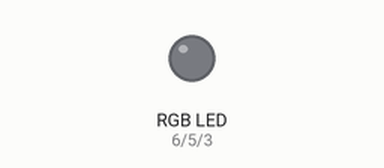
A sketch run on a simulated Arduino Uno, built with avr-gcc and run on an emulated ATmega328P. Parts: an RGB LED mixed from three pins (HIGH = lit).

Above: at 0.15 s.
Timing chart, 0 to 1.6 s (numbered marks = the images above):
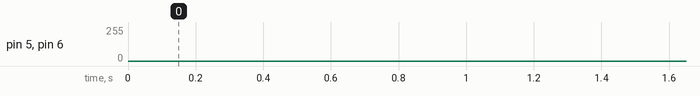

The sketch:

rgb.ino
```cpp
#define BLUE 3
#define GREEN 5
#define RED 6
#define delayTime 5

void setup() {
  pinMode(RED, OUTPUT);
  pinMode(GREEN, OUTPUT);
  pinMode(BLUE, OUTPUT);
  digitalWrite(RED, HIGH);
  digitalWrite(GREEN, LOW);
  digitalWrite(BLUE, LOW);
}

int redValue;
int greenValue;
int blueValue;

void loop() {
  redValue = 255;
  greenValue = 0;
  blueValue = 0;

  for (int i = 0; i < 255; i += 1){
    redValue -= 1;
    greenValue += 1;
    analogWrite(RED, redValue);
    analogWrite(GREEN, greenValue);
    delay(delayTime);
  }

  redValue = 0;
  greenValue = 255;
  blueValue = 0;

  for (int i = 0; i < 255; i += 1) {
    greenValue -= 1;
    analogWrite(GREEN, greenValue);
    analogWrite(BLUE, blueValue);
    delay(delayTime);
  }

  redValue = 0;
  greenValue = 0;
  blueValue = 255;

  for (int i = 0; i < 255; i += 1) {
    blueValue -= 1;
    redValue += 1;
    analogWrite(BLUE, blueValue);
    analogWrite(RED, redValue);
    delay(delayTime);
  }
}
```
